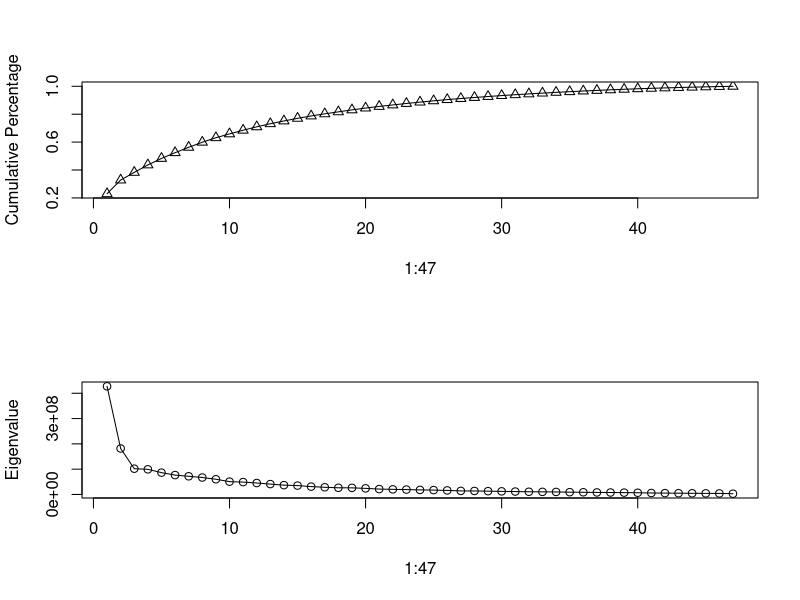

The R script that drew this image:
library(readxl, reshape2)

EXPxHH = read_excel("TimexHHIDxExp.xlsx")
EXPxHH = EXPxHH[2:115] # The firts column is the Household ID
BrandxWeek = read_excel("BrandxWeekxAdvertise.xlsx")
#OtherxHH = read_excel("Common_to_week_vary_HH.xlsx")

#---------------------- Because BrandxWeek only has 47 unique dates -----------------#
#Get the factors
EXP_new = EXPxHH[, unique(unlist(BrandxWeek[,1]))]
p = dim(EXP_new)[1]
n = dim(EXP_new)[2]

cov_matrix = cov(EXP_new)
e = eigen(cov_matrix)

# choose 17 eigenvectors
E_value = e$values
CSUM = cumsum(e$values)/sum(e$values)
jpeg(file='eigen.jpg')
par(mfrow=c(2, 1))
plot(1:47, CSUM, type='o', pch=2, ylab='Cumulative Percentage')
plot(1:47, E_value, type='o', pch=1, ylab='Eigenvalue')
dev.off()

#------------- Get factors and advertisement vector ------------#
factor_matrix = e$vectors[,1:3]
# create a observe factor: adverting fees
brands_without_dates = BrandxWeek[, 2:ncol(BrandxWeek)]
advertising_sum_vector = rowSums(brands_without_dates) #vector of advertising minutes summed

#-------------------- perform OLS --------------------------#
#sort matricies based on times before regression
linear_reg <- lm(advertising_sum_vector ~ factor_matrix, 
                 data = data.frame(advertising_sum_vector, factor_matrix))
summary(linear_reg)